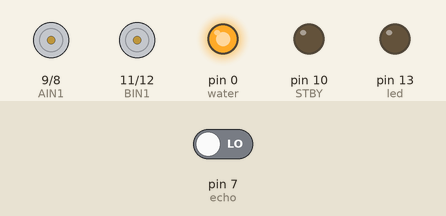
Recording of a sketch running on a simulated Arduino Uno, built with avr-gcc and run on an emulated ATmega328P. Parts: motor-driver pin pairs drawn as motors (green arrow = first pin HIGH = forward, orange = second pin HIGH = backward, longer = more drive, scaled by the enable pin, stopped while the standby pin is LOW), output pins drawn as LEDs (lit = HIGH). Inputs (shaded band) come from the test bench; at power-on: pin 7 (echo) LOW. The modem accepts every AT command (registered, SIM ready, sends succeed) and sends nothing else; pins used as bus, display or sensor lines are not drawn.

Above: at 0.1 s.
At 82.6 s:
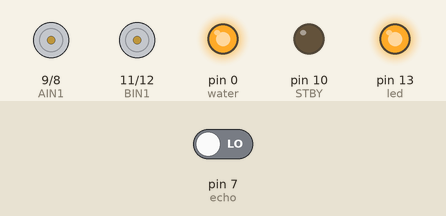
At 83.95 s:
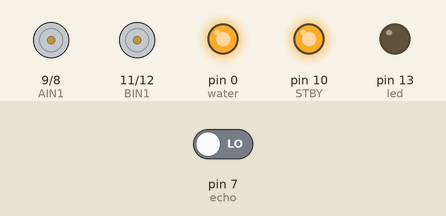
At 88.3 s:
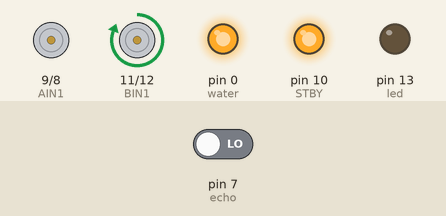
At 88.9 s:
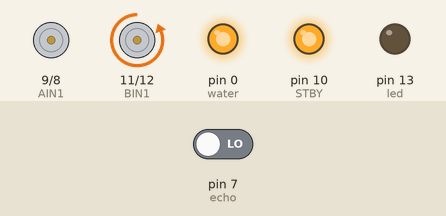
Timing chart, 0 to 92.4 s (numbered marks = the images above):
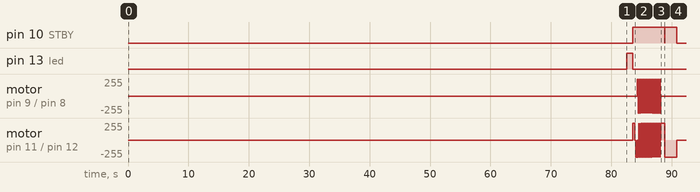

The sketch:

purrufeeder.ino
```cpp
//CAT FEEDER

//2.10ESP8266 wifi uploading data to PVCloud
//2.9 pin 3 and 2 changed by 0 and 1 for using it for ESP8266
//2.8 water implementation
//2.7 lost due to overwrite
//2.6 better sequense to dispense avoiding jams
//2.5 Cat is scare to vibration need to load delayed after cat left.
//2.0 implemented ultrasonic sensor due to errors with infrared due to light changes.


//motor A connected between A01 and A02
//motor B connected between B01 and B02

#include <SoftwareSerial.h>
SoftwareSerial mySerial(3, 2); //Pines: RX->D3, TX->D2

//pins declarations
int STBY = 10; //standby
const int water = 0; // pin activation water

//Motor A
const int PWMA = 1; //Speed control
const int AIN1 = 9; //Direction
const int AIN2 = 8; //Direction

//Motor B vibrador
const int PWMB = 5; //Speed control
const int BIN1 = 11; //Direction
const int BIN2 = 12; //Direction

const int trig = 6;   //ultrasonic sensor pins
const int echo = 7;
const int led = 13;

long duration;     //holds pulse width proporsional to distance
int cm = 0;        // holds distance in centimeters


//for wifi module ESP8266
char a;
String data;
String rst = "AT+RST"; //Comando AT para reiniciar el ESP
String modo = "AT+CWMODE=3"; //Comando AT para establecer el ESP en modo AP
//String conectar = "AT+CWJAP=\"SED_InnovationCenter\",\"Innovation@IntelCR\""; //Comando AT para conectarse a una red inalámbrica
String conectar = "AT+CWJAP=\"R2D2\",\"c3po1234\""; //Comando AT para conectarse a una red inalámbrica
String server = "AT+CIPSTART=\"TCP\",\"160.153.48.166\",80";
String trama; //Variable donde se almacenará el comando AT para establecer la longitud del mensaje
String post = "";
int consecutivo = 0;


void setup(){
 // Serial.begin(9600);
  pinMode(STBY, OUTPUT);
  pinMode(PWMA, OUTPUT);
  pinMode(AIN1, OUTPUT);
  pinMode(AIN2, OUTPUT);

  pinMode(PWMB, OUTPUT);
  pinMode(BIN1, OUTPUT);
  pinMode(BIN2, OUTPUT);
  pinMode(trig, OUTPUT);
  pinMode(echo, INPUT);
  pinMode(led, OUTPUT);
  pinMode(water, OUTPUT);
  digitalWrite (water, HIGH);

//for wifi module ESP8266

   post = "POST /pvcloud_pre/backend/vse_add_value.php?account_id=24&app_id=86&api_key=dc0e291b03d34582d63bddbc0a5b98ee5bea913c&label=Gato";
   post += "&value=";
   post += consecutivo;
   post += "&type=NUMERICO&captured_datetime= HTTP/1.1\r\nHost: costaricamakers.com:80\r\n\r\n"; //Secuencia de solicitud POST

  mySerial.begin(9600); //Inicializar puerto de comunicación con el ESP

  mySerial.println("AT"); //Mensaje "Prueba" al ESP
  leer(); //Leer datos devueltos por el ESP

  //Los siguientes comandos deben ejecutarse sólo la primera vez
  mySerial.println(rst); //Reiniciar ESP
  leer();

  mySerial.println(modo); //Establecer modo del ESP
  leer();

  mySerial.println(conectar); //Conectarse con la red
  leer();

  //Estos comandos se deben ejecutar cada vez que se desee comunicarse con el servidor
  mySerial.println(server); //Establecer conexión
  leer();

  trama = "AT+CIPSEND=" + String(post.length()); //Comando AT para establecer la longitud del mensaje
  mySerial.println(trama); //Establecer longitud
  leer();

  mySerial.println(post); //Enviar solicitud de POST
  leer();

}
void loop(){


measure();       //subrutine to measure

//only one mearure cause false trigers /
 if (cm < 17){
          int dist_count = 0;
          for (int i=0; i <= 10; i++){
              measure();
                if (cm < 19) {
                    dist_count++;
                }

          }

      if (dist_count > 9) {

    //cat is detected but no dispense until it left (10 minutes)
    digitalWrite (led, HIGH);  // to show cat is been detected while waiting 10 minutes
    //for (int variable2 = 10; variable2 <=1; variable2--) {
    delay(1000); //600000 delay of ten minutes before sequence to not scare the cat,
    //}
     digitalWrite (led, LOW);

// secuence to dispense cat food, if only one direction no vibrations cause jams.
  move(2, 255, 1); //motor 2 vibrator, full speed, left
  delay(300);
  move(2, 0, 1); //motor 2 vibrador, 0 speed, left
  delay(150);
  move(2, 255, 0); //motor 2 vibrador, full speed, right
  delay(300);
  move(2, 0, 1); //motor 2 vibrador, 0 speed, left
  stop();


        for (int i=0; i <= 15; i++){
        move(1, 255, 1); //motor 1, full speed, left
        delay(85); //ms
        move(1, 0, 1); //motor 1, 0 speed, left

                 move(2, 255, 0); //motor 2 vibrador, full speed, right
                 delay(50);
                 move(2, 0, 0);
               // stop(); //stop

        //delay(30); //hold for 250ms until move again
        move(1, 255, 0); //motor 1, full speed, right
        delay(60);
        move(1, 0, 0); //motor 1, 0 speed, right

                 move(2, 255, 1); //motor 2 vibrador, full speed, left
                 delay(50);
                 move(2, 0, 1);
                 stop();

        }


  move(2, 255, 1); //motor 2 vibrador, full speed, left
  delay(600);
  move(2, 0, 1); //motor 2 vibrador, 0 speed, left
  stop();

  delay(30);

  move(2, 255, 0); //motor 2 vibrador, full speed, left
  delay(2000);
  move(2, 0, 1); //motor 2 vibrador, 0 speed, left
  stop();
  wifiupload();
  //delay(30000);
  digitalWrite(water, LOW);
  delay(420000);   //water pump on 420000
  digitalWrite(water, HIGH);
  delay(7200000);       // 7200000  2 hours delay to not overfeed cat can come during this time but not feed again
 //    for (int variable2 = 120; variable2 <=1; variable2--) {
 // delay(60000); //delay of one minute
   //  }
           }

           }
           }


// subrutineto move dc motors

void move(int motor, int speed, int direction){
//Move specific motor at speed and direction
//motor: 0 for B 1 for A
//speed: 0 is off, and 255 is full speed
//direction: 0 clockwise, 1 counter-clockwise
  digitalWrite(STBY, HIGH); //disable standby
  boolean inPin1 = LOW;
  boolean inPin2 = HIGH;
  if(direction == 1){
    inPin1 = HIGH;
    inPin2 = LOW;
  }
  if(motor == 1){
    digitalWrite(AIN1, inPin1);
    digitalWrite(AIN2, inPin2);
    analogWrite(PWMA, speed);
  }else{
    digitalWrite(BIN1, inPin1);
    digitalWrite(BIN2, inPin2);
    analogWrite(PWMB, speed);
  }
}


//subrutine to stop dc motors , both at the same time only one standby pin for both
void stop(){
//enable standby
  digitalWrite(STBY, LOW);
}

//subrutine to measure distance with ultrasonic sensor
  int measure() {
      digitalWrite(trig, LOW);
      delay(10);
      digitalWrite(trig, HIGH);
      delay(10);
      digitalWrite(trig, LOW);
      duration = pulseIn(echo, HIGH);
      cm = microsecondsToCentimeters(duration);
          // Serial.print(cm);
          // Serial.print("cm");
          // Serial.println();
      }


//subrutine to calculate distance
long microsecondsToCentimeters(long microseconds)
{
  // The speed of sound is 340 m/s or 29 microseconds per centimeter.
  // The ping travels out and back, so to find the distance of the
  // object we take half of the distance travelled.
  return microseconds / 29 / 2;
  }

 //Función para leer los datos enviados por el ESP
void leer() {
  unsigned long start = millis();
  while (millis() - start < 10000) {
    while (mySerial.available()>0){
      a = mySerial.read();
     //if (a=='\0') continue;
           data += a;
      }
   }
}
void wifiupload() {
    post = "POST /pvcloud_pre/backend/vse_add_value.php?account_id=24&app_id=86&api_key=dc0e291b03d34582d63bddbc0a5b98ee5bea913c&label=Gato";
  post += "&value=";
  post += consecutivo;
  post += "&type=NUMERICO&captured_datetime= HTTP/1.1\r\nHost: costaricamakers.com:80\r\n\r\n"; //Secuencia de solicitud POST


   mySerial.println(server); //Establecer conexión
  leer();

  trama = "AT+CIPSEND=" + String(post.length()); //Comando AT para establecer la longitud del mensaje
  mySerial.println(trama); //Establecer longitud
  leer();

  mySerial.println(post); //Enviar solicitud de POST
  leer();
  delay(10000);
  consecutivo++;
}
```

Measured:
- by itself, pin 10 (STBY): LOW → HIGH at 83.6 s, → LOW 5.3 s later, → HIGH 0.03 s later, → LOW 2.0 s later
- by itself, pin 13 (led): LOW → HIGH at 82.6 s, → LOW 1.0 s later
